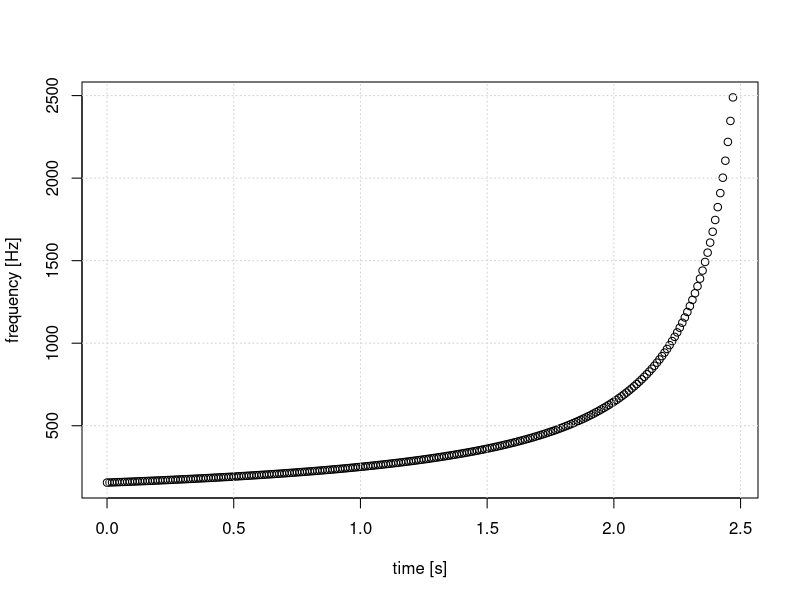
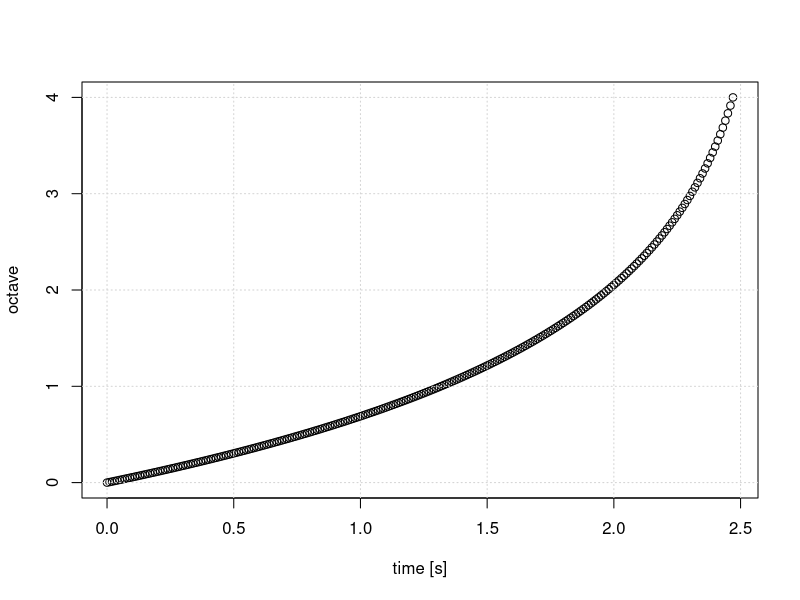
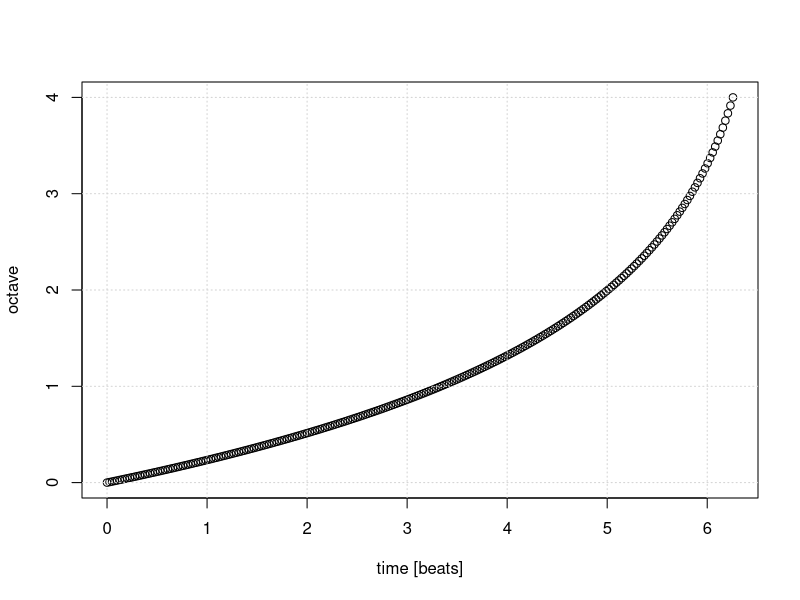
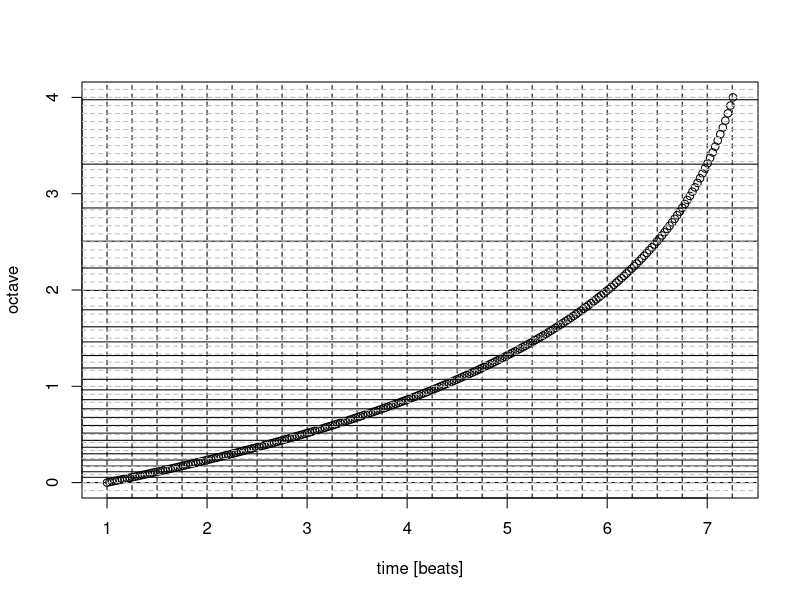
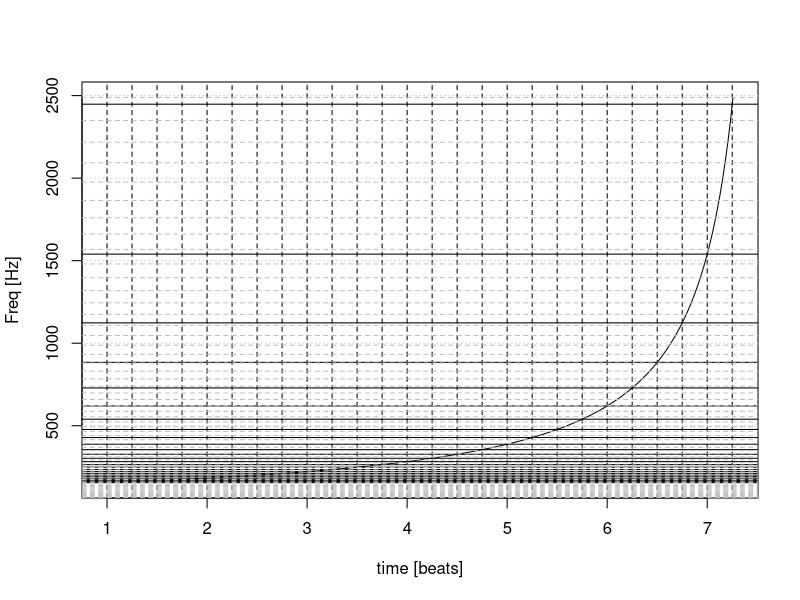
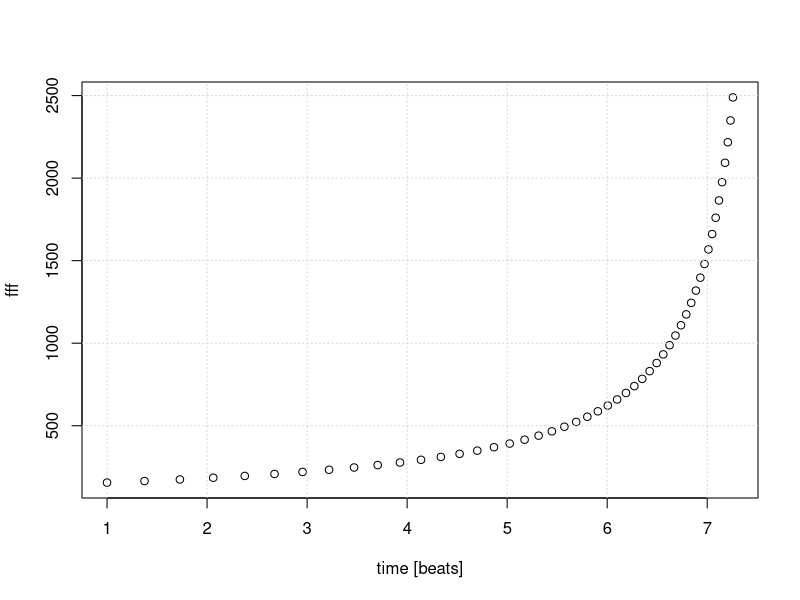
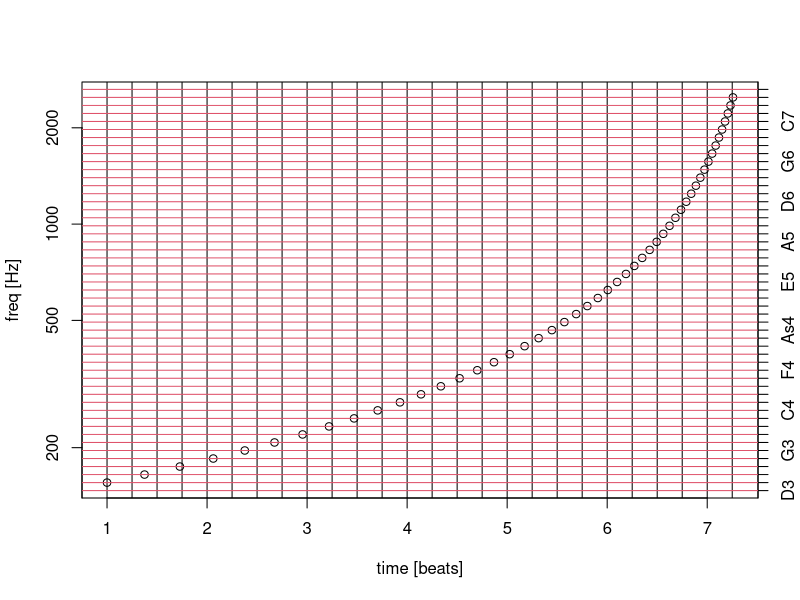
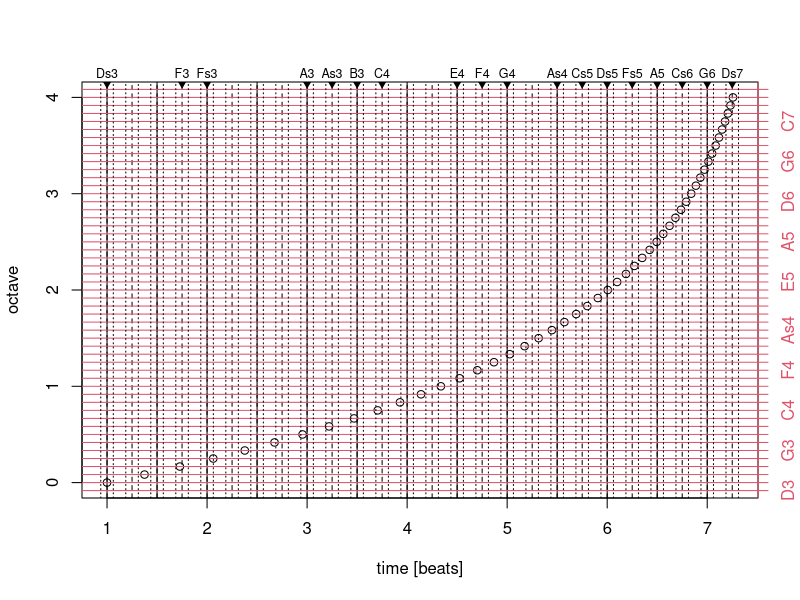

These figures' R source, in order:
freqFromNote <- function(n) {
    2^((n-49)/12) * 440
}

noteFromFreq <- function(f) {
    round(12 * log2(f/440) + 49)
}

d <- read.table('notes.txt', stringsAsFactors=FALSE, header=TRUE)

freqFromLength <- function(fr, l) {
    fr/l
}

bpm <- 152
dt <- 60/bpm
## t <- seq(0, (6+1/4+1/64)*dt, 0.01)
t <- seq(0, (6+1/4+1/32)*dt, 0.01)
l <- seq(1, 1/16, length.out=length(t))

fr <- d$freq[d$name=='Ds3']
f <- freqFromLength(fr, l)

plot(t, f, ylab='frequency [Hz]', xlab='time [s]')
grid()

plot(t, log2(f/fr), ylab='octave', xlab='time [s]')
grid()

plot(t/dt, log2(f/fr), ylab='octave', xlab='time [beats]')
grid()

beats <- t/dt + 1
bb <- seq(1, max(beats), 1/4)
ff <- approx(beats, f, bb)$y

findNearest <- function(x, value, na.val=-9999) {
    if (inherits(x, 'POSIXt')) x <- as.numeric(x); value <- as.numeric(value)
    na <- is.na(x)
    x[na] <- na.val
    out <- NULL
    for (i in 1:length(value)) {
        outtmp <- which(abs(x-value[i])==min(abs(x-value[i])))
        if (length(outtmp) > 1) outtmp <- outtmp[1] ## simple way to resolve ties
        out <- c(out, outtmp)
    }
    return(out)
}

## nn <- d$note[findNearest(d$freq, ff)]
## df <- rev(d$freq[d$note %in% nn]) - ff

plot(beats, log2(f/fr), ylab='octave', xlab='time [beats]')
grid()
abline(v=bb, lty=2)
abline(h=log2(ff/fr))
abline(h=log2(d$freq/fr), lty=2, col='grey')

plot(beats, f, type='l', ylab='Freq [Hz]', xlab='time [beats]')
grid()
abline(v=bb, lty=2)
abline(h=ff)
abline(h=d$freq, lty=2, col='grey')

## find the times that each distinct note is played
noteTimes <- approx(f, t, d$freq)$y
fff <- d$freq[!is.na(noteTimes)]
noteTimes <- noteTimes[!is.na(noteTimes)]
noteBeats <- noteTimes/dt + 1
plot(noteBeats, fff, xlab='time [beats]')
grid()


plot(noteBeats, fff, xlab='time [beats]', ylab='freq [Hz]', log='y')
## axis(2, at=d$freq, labels=d$name)
axis(4, at=d$freq, labels=d$name)
abline(v=bb)
abline(h=d$freq, col=2)

plot(noteBeats, log2(fff/fr), xlab='time [beats]', ylab='octave')
## axis(2, at=d$freq, labels=d$name)
axis(4, at=log2(d$freq/fr), labels=d$name, col=2, col.axis=2)
abline(v=bb[seq(1, length(bb), 2)])
abline(v=seq(1, max(beats), 1/4), lty=2)
abline(h=log2(d$freq/fr), col=2)
abline(v=bb+1/16, lty=3)
abline(v=bb-1/16, lty=3)

beat <- note <- NULL
for (i in seq_along(bb)) {
    db <- abs(bb[i] - noteBeats)
    if (min(db) < 1/16) {
        beat <- c(beat, bb[i])
        note  <- c(note, d$name[noteFromFreq(fff[which.min(db)]) == d$note])
    }
}

points(beat, rep(par('usr')[4], length(beat)), pch=25, bg=1)
mtext(note, side=3, at=beat, cex=0.75)
